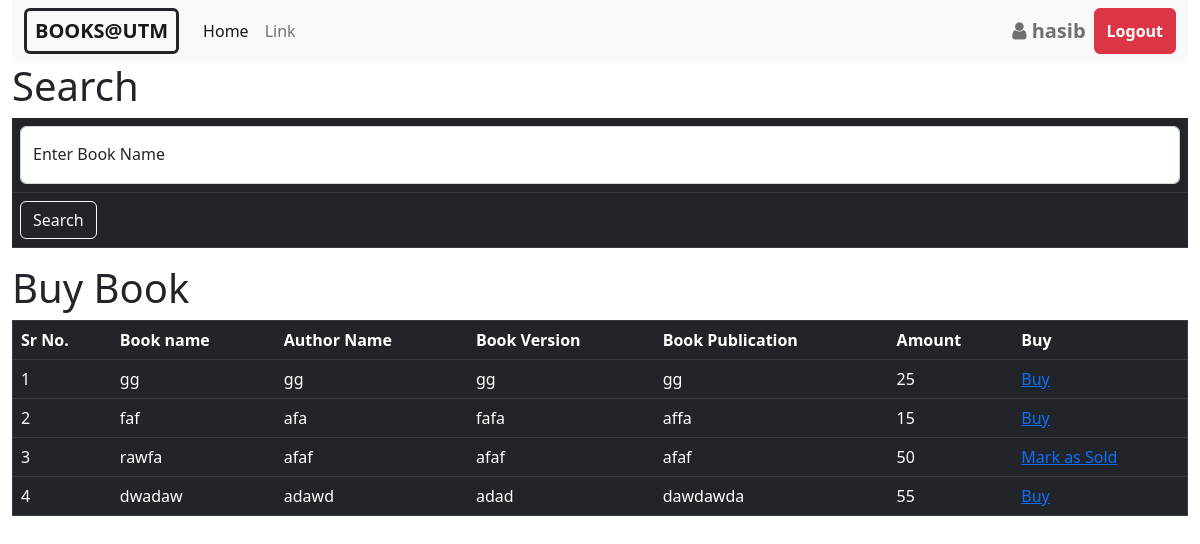
The page /buy-book/index.php (signed in) on the database its author committed.
### tables this page shows
CREATE TABLE `sell_book` (
  `id` int(11) NOT NULL,
  `seller_id` int(11) NOT NULL,
  `book_name` varchar(50) NOT NULL,
  `author_name` varchar(50) NOT NULL,
  `book_version` varchar(20) NOT NULL,
  `book_publication` varchar(50) NOT NULL,
  `amount` int(11) NOT NULL,
  `sold_status` int(11) NOT NULL DEFAULT 0
);

### buy-book/index.php (the view, shortened to what this page needs)
<?php
$loggedin = $_SESSION['logedin'];
if ($loggedin != 'true') {
    header('location:../login.php');
} else {
    $username = $_SESSION['username'];
}
?>
<html>
<head>
    <link rel="stylesheet" href="../css/bootstrap.min.css" />
    <link rel="stylesheet" href="https://cdnjs.cloudflare.com/ajax/libs/font-awesome/4.7.0/css/font-awesome.min.css" />
</head>
<body>
    <div class="container-fluid">
        <nav class="navbar navbar-expand-lg bg-light">
            <div class="container-fluid">
                <a class="navbar-brand text-decoration-none border border-dark border-3 rounded px-2" href="../home.php"><b>BOOKS@UTM</b></a>
                <div class="collapse navbar-collapse" id="navbarTogglerDemo02">
                    <ul class="navbar-nav me-auto mb-2 mb-lg-0">
                        <li class="nav-item">
                            <a class="nav-link active" aria-current="page" href="../home.php">Home</a>
                        </li>
                        <li class="nav-item">
                            <a class="nav-link  text-decoration-none" href="#">Link</a>
                        </li>
                    </ul>
                    <div class="d-flex ">
                        <span class="navbar-text fw-bold fs-5 mx-2">
                            <i class="fa fa-user " aria-hidden="true"></i>
                            <?php echo $username; ?>
                        </span>
                        <button class="btn btn-danger fw-bold" onclick="window.location.href='../login.php'">Logout</button>
                    </div>
                </div>
            </div>
        </nav>
        <form method="post">
<h1>Search</h1>
    <table class="table table-dark table-hover">
        <tr>
            <td>
            <div class="form-floating">
            <input type="text" name="book_name" size="20" maxlength="20" class="form-control" id="floatingInput" placeholder="book_name"/>
            <label for="floatingInput" class="text-dark">Enter Book Name</label>
            </div>
            </td>
        </tr>
        <tr>
            <td>
                <input type="submit" name="submit" value="Search" class="btn btn-outline-light"/>
            </td>
        </tr>
    </table>
</form>
        <h1> Buy Book</h1>
                    <?php
                    $dbservername = "localhost";
                    $dbusername = "root";
                    $dbpassword = "";
                    $dbname = "book_sell";
                    $conn = mysqli_connect($dbservername, $dbusername, $dbpassword, $dbname);
                    if(isset($_POST['submit'])){
                        $book_name = $_POST['book_name'];
                        $sql = "SELECT * FROM sell_book WHERE sold_status=0 and book_name LIKE '%$book_name%'";
                    }
                    else{
                        $sql = "SELECT * from sell_book where sold_status=0";
                    }
                    $res = mysqli_query($conn, $sql);
                    if (mysqli_num_rows($res) > 0) {
                        $num = 1;
                        echo "<table border='1' width='100%' class='table table-dark table-hover'>";
                        echo "<tr>";
                        echo "<th>Sr No.</th>";
                        echo "<th>Book name</th>";
                        echo "<th>Author Name</th>";
                        echo "<th>Book Version</th>";
                        echo "<th>Book Publication</th>";
                        echo "<th>Amount</th>";
                        echo "<th>Buy</th>";
                        echo "</tr>";
                        while($row = mysqli_fetch_assoc($res)) {
                            echo "<tr>";
                            echo "<td>".$num."</td>";
                            echo "<td>".$row["book_name"]."</td>";
                            echo "<td>".$row["author_name"]."</td>";
                            echo "<td>".$row["book_version"]."</td>";
                            echo "<td>".$row["book_publication"]."</td>";
                            echo "<td>".$row["amount"]."</td>";
                            if($_SESSION['studentid']==$row['seller_id']){
                                echo "<td><a href='mark_as_sold.php?book_id=".$row['id']."'>Mark as Sold</a></td>";
                            }
                            else{
                                echo "<td><a href='buy_book.php?seller_id=".$row['seller_id']."'>Buy</a></td>";
                            }
                            echo "</tr>";
                            $num++;
                        }
                        echo "</table>";
                    } else {
                        echo "0 results";
                    }
?>
    </div>
</body>
</html>

### rows shown on the page
sell_book: book_name "gg", author_name "gg", book_version "gg", book_publication "gg", amount "25"
sell_book: book_name "faf", author_name "afa", book_version "fafa", book_publication "affa", amount "15"
sell_book: book_name "rawfa", author_name "afaf", book_version "afaf", book_publication "afaf", amount "50"
sell_book: book_name "dwadaw", author_name "adawd", book_version "adad", book_publication "dawdawda", amount "55"

### other values the page prints
$username "hasib"
